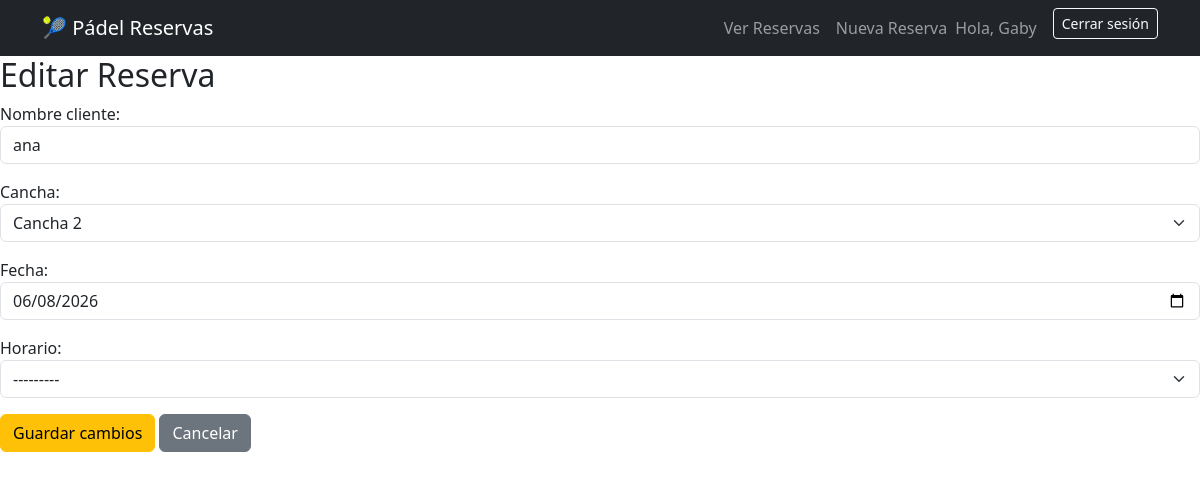
/editar/8/ (signed in), run on the app's committed database.
### reservas/models.py (models this page shows, shortened)
class Reserva(models.Model):
    nombre_cliente = models.CharField(max_length=100)
    cancha = models.ForeignKey(Cancha, on_delete=models.CASCADE)
    fecha = models.DateField()
    horario = models.CharField(max_length=5, choices=HORARIOS)
    usuario = models.ForeignKey(User, on_delete=models.CASCADE)

### reservas/views.py (the view)
# urls.py: path('editar/<int:id>/', editar_reserva, name='editar_reserva'),
def editar_reserva(request, id):
    reserva = get_object_or_404(
        Reserva,
        id=id,
        usuario=request.user
    )
    if request.method == 'POST':
        form = ReservaForm(
            request.POST,
            instance=reserva
            )
        if form.is_valid():
            form.save()
            messages.success(
                request,
                'Reserva actualizada correctamente.'
            )
            return redirect('lista_reservas')
    else:
        form = ReservaForm(instance=reserva)
    return render(
        request,
        'reservas/editar_reserva.html',
        {'form':form}
    )

### reservas/forms.py (shortened to what this page needs)
class ReservaForm(forms.ModelForm):
    class Meta:
        model = Reserva
        fields = ['nombre_cliente', 'cancha', 'fecha', 'horario']
        widgets = {
            'nombre_cliente': forms.TextInput(attrs= {'class':'form-control'}),
            'cancha': forms.Select(attrs= {'class':'form-select'}),
            'fecha': forms.DateInput(attrs= {'class':'form-control','type':'date'}),
            'horario': forms.Select(attrs= {'class':'form-select'})
            }

### reservas/models.py (called while the page is built)
    def __str__(self):
        return self.nombre

### reservas/templates/reservas/editar_reserva.html (shortened to what this page needs)
{% extends 'reservas/base.html' %}
{% block content %}
<h2>Editar Reserva</h2>
<form method="post">
    {{ form.as_p }}
    <button type="submit" class="btn btn-warning">
        Guardar cambios
    </button>
    <a href="{% url 'lista_reservas' %}" class="btn btn-secondary">
        Cancelar
    </a>
</form>
{% endblock %}

### reservas/templates/reservas/base.html (shortened to what this page needs)
<!DOCTYPE html>
<html>
<head>
    <link
        href="https://cdn.jsdelivr.net/npm/bootstrap@5.3.3/dist/css/bootstrap.min.css"
        rel="stylesheet"
    >
</head>
<body>
   <nav class="navbar navbar-expand-lg navbar-dark bg-dark">
    <div class="container">
        <a class="navbar-brand" href="{% url 'inicio'%}">
            🎾 Pádel Reservas
        </a>
        <div class="navbar-nav">
            <a class="nav-link" href="{% url 'lista_reservas' %}">
                Ver Reservas
            </a>
            <a class="nav-link" href="{% url 'crear_reserva' %}">
                Nueva Reserva
            </a>
        {% if user.is_authenticated %}
    <span class="navbar-text me-3">
        Hola, {{ user.username }}
    </span>
    <form
        method="post"
        action="{% url 'logout' %}"
    >
        <button
            type="submit"
            class="btn btn-outline-light btn-sm"
        >
            Cerrar sesión
        </button>
    </form>
{% endif %}
        </div>
    </div>
</nav>
{% block content %}
{% endblock %}
</body>
</html>

### data on the page
Reserva: nombre_cliente "ana", cancha "Cancha 2", fecha "06/08/2026", horario "---------"

### other printed values
{{ user.username }} "Gaby"
